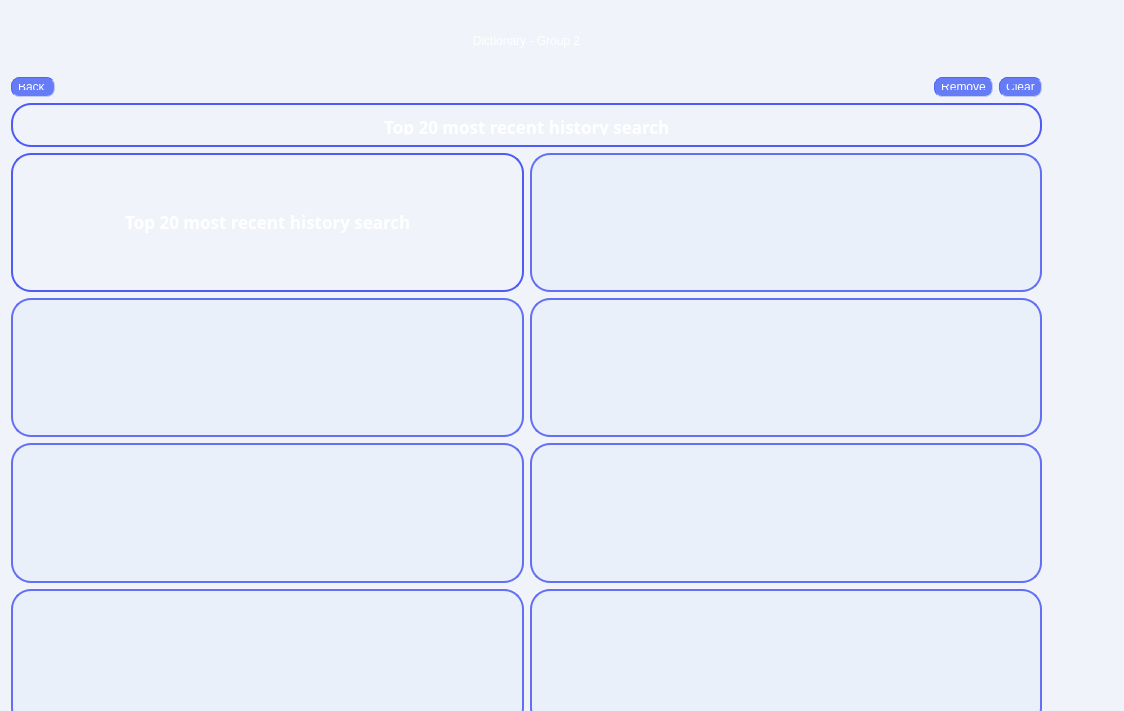
<?xml version="1.0" encoding="UTF-8"?>
<ui version="4.0">
 <class>HistoryScreen</class>
 <widget class="QWidget" name="HistoryScreen">
  <property name="geometry">
   <rect>
    <x>0</x>
    <y>0</y>
    <width>1124</width>
    <height>711</height>
   </rect>
  </property>
  <property name="windowTitle">
   <string>Form</string>
  </property>
  <property name="styleSheet">
   <string notr="true">background-color: rgb(240, 243, 250);</string>
  </property>
  <widget class="QWidget" name="layoutWidget">
   <property name="geometry">
    <rect>
     <x>11</x>
     <y>11</y>
     <width>1031</width>
     <height>717</height>
    </rect>
   </property>
   <layout class="QGridLayout" name="gridLayout">
    <item row="2" column="0">
     <widget class="QLabel" name="label">
      <property name="font">
       <font>
        <family>Comfortaa</family>
        <pointsize>13</pointsize>
        <italic>false</italic>
        <bold>true</bold>
       </font>
      </property>
      <property name="styleSheet">
       <string notr="true">padding: 10px;
border-width : 2px;
border-style:solid;
border-radius: 20px;
  min-height: 20px;
  min-width: 20px;
border-color: rgb(99, 112, 243);
font: 13pt &quot;Comfortaa&quot;;
font: bold;
color: white;
border-color: rgb(78, 91, 247);
background-image: url(:/background/images/bg/mid button.png);
</string>
      </property>
      <property name="text">
       <string>&lt;html&gt;&lt;head/&gt;&lt;body&gt;&lt;p align=&quot;center&quot;&gt;Top 20 most recent history search &lt;/p&gt;&lt;/body&gt;&lt;/html&gt;</string>
      </property>
     </widget>
    </item>
    <item row="1" column="0">
     <layout class="QHBoxLayout" name="horizontalLayout_5">
      <property name="topMargin">
       <number>0</number>
      </property>
      <item>
       <widget class="QPushButton" name="pushButton_goBack">
        <property name="styleSheet">
         <string notr="true">padding: 6px;
border-color: rgb(77, 101, 246);
border-width : 1px;
border-style:inset;
border-radius: 8px;
  min-height: 1px;
  min-width: 1px;
background-color: rgb(102, 124, 246);
font: 11pt &quot;Comfortaa&quot;;
color: white;</string>
        </property>
        <property name="text">
         <string>Back </string>
        </property>
       </widget>
      </item>
      <item>
       <spacer name="horizontalSpacer_3">
        <property name="orientation">
         <enum>Qt::Horizontal</enum>
        </property>
        <property name="sizeHint" stdset="0">
         <size>
          <width>40</width>
          <height>20</height>
         </size>
        </property>
       </spacer>
      </item>
      <item>
       <widget class="QPushButton" name="pushButton_remove">
        <property name="styleSheet">
         <string notr="true">padding: 6px;
border-color: rgb(77, 101, 246);
border-width : 1px;
border-style:inset;
border-radius: 8px;
  min-height: 1px;
  min-width: 1px;
background-color: rgb(102, 124, 246);
font: 11pt &quot;Comfortaa&quot;;
color: white;</string>
        </property>
        <property name="text">
         <string>Remove</string>
        </property>
       </widget>
      </item>
      <item>
       <widget class="QPushButton" name="pushButton_clear">
        <property name="maximumSize">
         <size>
          <width>100</width>
          <height>16777215</height>
         </size>
        </property>
        <property name="styleSheet">
         <string notr="true">padding: 6px;
border-color: rgb(77, 101, 246);
border-width : 1px;
border-style:inset;
border-radius: 8px;
  min-height: 1px;
  min-width: 1px;
background-color: rgb(102, 124, 246);
font: 11pt &quot;Comfortaa&quot;;
color: white;</string>
        </property>
        <property name="text">
         <string>Clear</string>
        </property>
       </widget>
      </item>
     </layout>
    </item>
    <item row="0" column="0">
     <widget class="QPushButton" name="pushButton">
      <property name="styleSheet">
       <string notr="true">padding: 20px;
border-radius: 20px;
  min-height: 20px;
  min-width: 20px;
background-image: url(:/background/images/bg/intro bg.png);
font: 24pt &quot;Audiowide&quot;;
color:white;</string>
      </property>
      <property name="text">
       <string>Dictionary - Group 2</string>
      </property>
     </widget>
    </item>
    <item row="4" column="0">
     <layout class="QGridLayout" name="gridLayout_2">
      <item row="1" column="0">
       <widget class="QLabel" name="label_2">
        <property name="font">
         <font>
          <family>Comfortaa</family>
          <pointsize>13</pointsize>
          <italic>false</italic>
          <bold>true</bold>
         </font>
        </property>
        <property name="styleSheet">
         <string notr="true">padding: 10px;
border-width : 2px;
border-style:solid;
border-radius: 20px;
  min-height: 20px;
  min-width: 20px;
border-color: rgb(99, 112, 243);
font: 13pt &quot;Comfortaa&quot;;
font: bold;
color: white;
border-color: rgb(78, 91, 247);
background-image: url(:/background/images/bg/mid button.png);
</string>
        </property>
        <property name="text">
         <string>&lt;html&gt;&lt;head/&gt;&lt;body&gt;&lt;p align=&quot;center&quot;&gt;Top 20 most recent history search &lt;/p&gt;&lt;/body&gt;&lt;/html&gt;</string>
        </property>
       </widget>
      </item>
      <item row="4" column="1">
       <widget class="QTextEdit" name="textEdit_2">
        <property name="styleSheet">
         <string notr="true">padding: 20px;
border-width : 2px;
border-style:solid;
border-radius: 20px;
  min-height: 20px;
  min-width: 20px;
background-color: rgb(233, 240, 250);
border-color: rgb(99, 112, 243);
font: 13pt &quot;Comfortaa&quot;;
color: rgb(56, 64, 139);</string>
        </property>
       </widget>
      </item>
      <item row="6" column="1">
       <widget class="QTextEdit" name="textEdit_4">
        <property name="styleSheet">
         <string notr="true">padding: 20px;
border-width : 2px;
border-style:solid;
border-radius: 20px;
  min-height: 20px;
  min-width: 20px;
background-color: rgb(233, 240, 250);
border-color: rgb(99, 112, 243);
font: 13pt &quot;Comfortaa&quot;;
color: rgb(56, 64, 139);</string>
        </property>
       </widget>
      </item>
      <item row="1" column="1">
       <widget class="QTextEdit" name="textEdit_8">
        <property name="styleSheet">
         <string notr="true">padding: 20px;
border-width : 2px;
border-style:solid;
border-radius: 20px;
  min-height: 20px;
  min-width: 20px;
background-color: rgb(233, 240, 250);
border-color: rgb(99, 112, 243);
font: 13pt &quot;Comfortaa&quot;;
color: rgb(56, 64, 139);</string>
        </property>
       </widget>
      </item>
      <item row="4" column="0">
       <widget class="QTextEdit" name="textEdit_9">
        <property name="styleSheet">
         <string notr="true">padding: 20px;
border-width : 2px;
border-style:solid;
border-radius: 20px;
  min-height: 20px;
  min-width: 20px;
background-color: rgb(233, 240, 250);
border-color: rgb(99, 112, 243);
font: 13pt &quot;Comfortaa&quot;;
color: rgb(56, 64, 139);</string>
        </property>
       </widget>
      </item>
      <item row="6" column="0">
       <widget class="QTextEdit" name="textEdit_5">
        <property name="styleSheet">
         <string notr="true">padding: 20px;
border-width : 2px;
border-style:solid;
border-radius: 20px;
  min-height: 20px;
  min-width: 20px;
background-color: rgb(233, 240, 250);
border-color: rgb(99, 112, 243);
font: 13pt &quot;Comfortaa&quot;;
color: rgb(56, 64, 139);</string>
        </property>
       </widget>
      </item>
      <item row="7" column="0">
       <widget class="QTextEdit" name="textEdit_6">
        <property name="styleSheet">
         <string notr="true">padding: 20px;
border-width : 2px;
border-style:solid;
border-radius: 20px;
  min-height: 20px;
  min-width: 20px;
background-color: rgb(233, 240, 250);
border-color: rgb(99, 112, 243);
font: 13pt &quot;Comfortaa&quot;;
color: rgb(56, 64, 139);</string>
        </property>
       </widget>
      </item>
      <item row="7" column="1">
       <widget class="QTextEdit" name="textEdit_7">
        <property name="styleSheet">
         <string notr="true">padding: 20px;
border-width : 2px;
border-style:solid;
border-radius: 20px;
  min-height: 20px;
  min-width: 20px;
background-color: rgb(233, 240, 250);
border-color: rgb(99, 112, 243);
font: 13pt &quot;Comfortaa&quot;;
color: rgb(56, 64, 139);</string>
        </property>
       </widget>
      </item>
     </layout>
    </item>
   </layout>
  </widget>
 </widget>
 <resources/>
 <connections/>
</ui>
